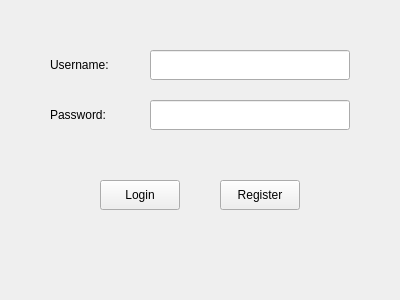
<?xml version="1.0" encoding="utf-8"?>
<ui version="4.0">
 <class>LoginWindow</class>
 <widget class="QWidget" name="LoginWindow">
  <property name="geometry">
   <rect>
    <x>0</x>
    <y>0</y>
    <width>400</width>
    <height>300</height>
   </rect>
  </property>
  <property name="windowTitle">
   <string>Login</string>
  </property>
  <widget class="QLabel" name="label_username">
   <property name="text">
    <string>Username:</string>
   </property>
   <property name="geometry">
    <rect>
     <x>50</x>
     <y>50</y>
     <width>80</width>
     <height>30</height>
    </rect>
   </property>
  </widget>
  <widget class="QLineEdit" name="usernameEdit">
   <property name="geometry">
    <rect>
     <x>150</x>
     <y>50</y>
     <width>200</width>
     <height>30</height>
    </rect>
   </property>
  </widget>
  <widget class="QLabel" name="label_password">
   <property name="text">
    <string>Password:</string>
   </property>
   <property name="geometry">
    <rect>
     <x>50</x>
     <y>100</y>
     <width>80</width>
     <height>30</height>
    </rect>
   </property>
  </widget>
  <widget class="QLineEdit" name="passwordEdit">
   <property name="geometry">
    <rect>
     <x>150</x>
     <y>100</y>
     <width>200</width>
     <height>30</height>
    </rect>
   </property>
   <property name="echoMode">
    <enum>QLineEdit::Password</enum>
   </property>
  </widget>
  <widget class="QPushButton" name="loginButton">
   <property name="text">
    <string>Login</string>
   </property>
   <property name="geometry">
    <rect>
     <x>100</x>
     <y>180</y>
     <width>80</width>
     <height>30</height>
    </rect>
   </property>
  </widget>
  <widget class="QPushButton" name="registerButton">
   <property name="text">
    <string>Register</string>
   </property>
   <property name="geometry">
    <rect>
     <x>220</x>
     <y>180</y>
     <width>80</width>
     <height>30</height>
    </rect>
   </property>
  </widget>
 </widget>
 <resources/>
 <connections/>
</ui>
